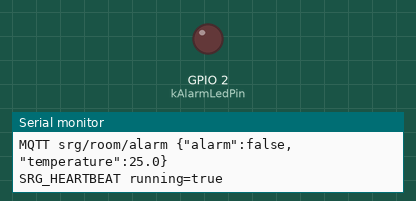
A sketch run on a simulated ESP32. On the bench: output pins drawn as LEDs (lit = HIGH), the last lines printed to the serial monitor.

Above: at 2.0 s.
At 5.0 s:
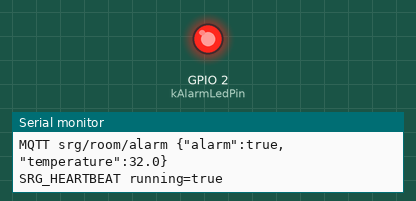
Timing chart, 0 to 12.2 s (numbered marks = the images above):
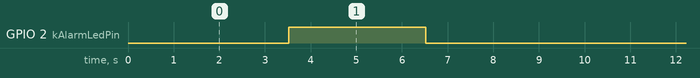

The sketch:

sketch.ino
```cpp
#include <Arduino.h>

namespace {
constexpr int kAlarmLedPin = 2;
constexpr unsigned long kStepDurationMs = 3000;
constexpr unsigned long kHeartbeatIntervalMs = 1000;

struct DemoPoint {
  float temperature;
  float humidity;
  int light;
};

const DemoPoint kDemo[] = {
    {25.0f, 45.0f, 1200},
    {32.0f, 48.0f, 850},
    {25.0f, 45.0f, 1200},
};

size_t demoIndex = 0;
unsigned long lastStep = 0;
unsigned long lastHeartbeat = 0;

void publishState(const DemoPoint& point) {
  const bool alarm = point.temperature >= 30.0f;
  digitalWrite(kAlarmLedPin, alarm ? HIGH : LOW);

  Serial.printf("%.1f %.1f %d %d\n", point.temperature, point.humidity, point.light, alarm ? 1 : 0);

  Serial.printf(
      "SRG_STATUS temperature=%.1fC humidity=%.1f%% light=%d alarm=%s\n",
      point.temperature,
      point.humidity,
      point.light,
      alarm ? "ON" : "OFF");
  Serial.printf("MQTT srg/room/temperature %.1f\n", point.temperature);
  Serial.printf("MQTT srg/room/humidity %.1f\n", point.humidity);
  Serial.printf("MQTT srg/room/light %d\n", point.light);
  Serial.printf(
      "MQTT srg/room/alarm {\"alarm\":%s,\"temperature\":%.1f}\n",
      alarm ? "true" : "false",
      point.temperature);
}
}  // namespace

void setup() {
  pinMode(kAlarmLedPin, OUTPUT);
  digitalWrite(kAlarmLedPin, LOW);
  Serial.begin(115200);
  delay(500);
  Serial.println("SRG_READY sensors_initialized=true wifi=simulated mqtt=simulated");
  publishState(kDemo[demoIndex]);
  lastStep = millis();
}

void loop() {
  if (millis() - lastHeartbeat >= kHeartbeatIntervalMs) {
    lastHeartbeat = millis();
    Serial.println("SRG_HEARTBEAT running=true");
  }

  if (millis() - lastStep >= kStepDurationMs) {
    lastStep = millis();
    demoIndex = (demoIndex + 1) % (sizeof(kDemo) / sizeof(kDemo[0]));
    publishState(kDemo[demoIndex]);
  }
}
```

Measured:
- by itself, GPIO 2 (kAlarmLedPin): alternates HIGH for 3.0 s and LOW for 6.0 s
